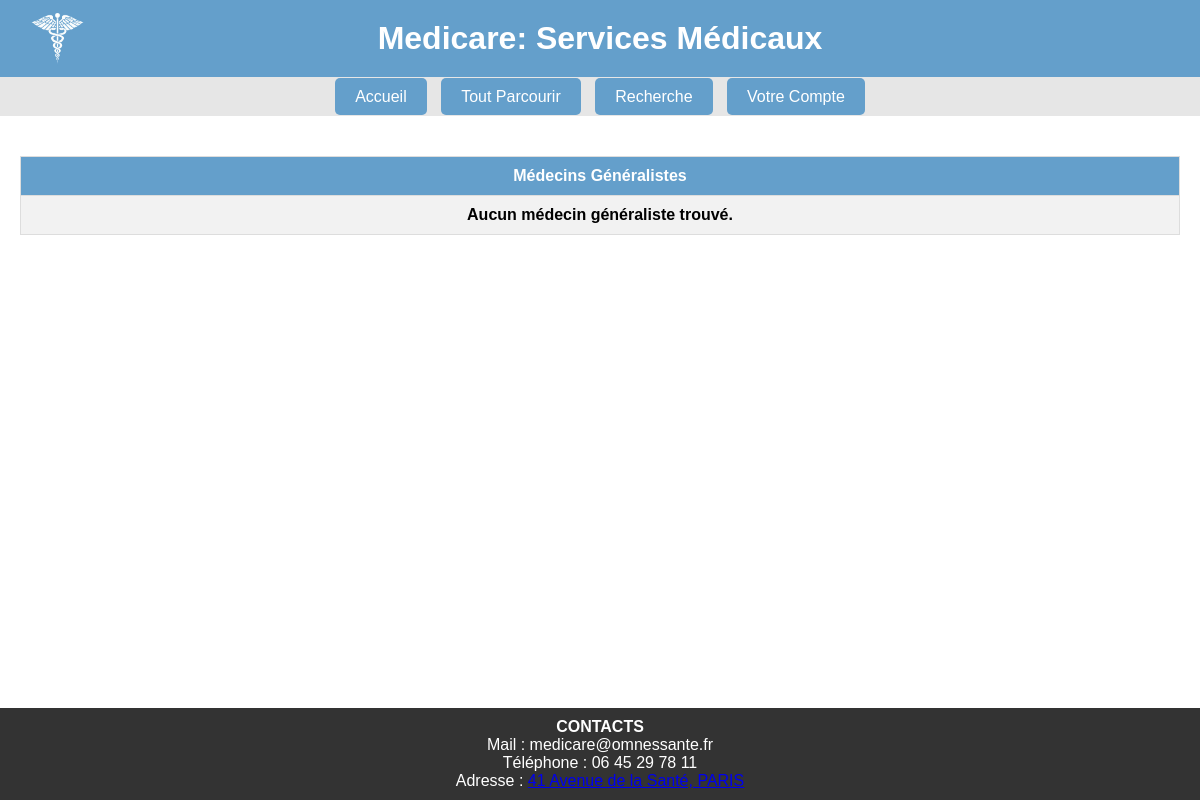
Before: /medecinGeneraliste.php with the older database file.
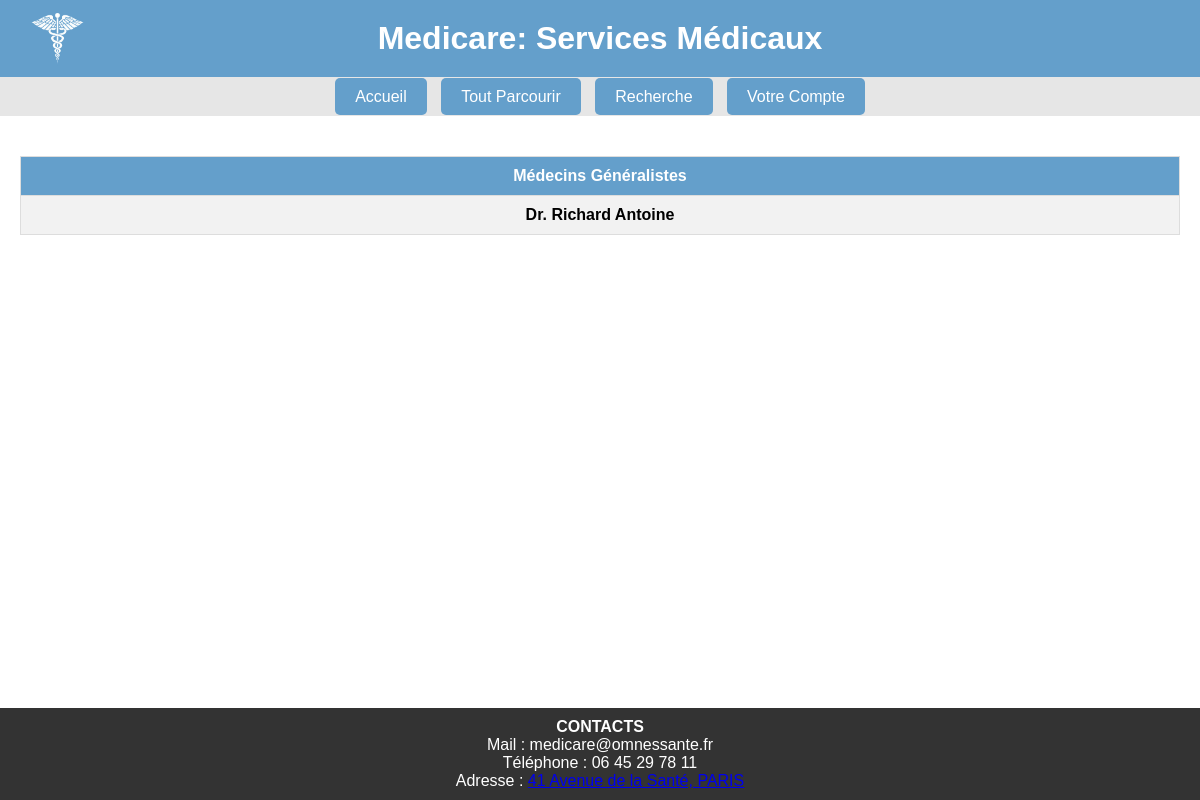
After: the same page with the newer database file.
### tables this page shows
CREATE TABLE IF NOT EXISTS `utilisateur` (
  `Id_U` BIGINT NOT NULL AUTO_INCREMENT,
  `Nom` VARCHAR(255) NOT NULL,
  `Prenom` VARCHAR(255) NOT NULL,
  `Email` VARCHAR(255) NOT NULL,
  `Mdp` CHAR(60) NOT NULL,
  `Telephone` varchar(20) DEFAULT NULL,
  `Type` ENUM('A', 'P', 'M') NOT NULL,
  `Id_texto` VARCHAR(255) DEFAULT NULL,
  `Id_audio` VARCHAR(255) DEFAULT NULL,
  `Id_video` VARCHAR(255) DEFAULT NULL,
  `Date_creation` DATETIME NOT NULL DEFAULT CURRENT_TIMESTAMP,
  PRIMARY KEY (`Id_U`),
  UNIQUE KEY `unique_email` (`Email`)
);

### medecinGeneraliste.php (the view, shortened to what this page needs)
<?php
try {
    $pdo = getDbConnexion();
    $stmt = $pdo->prepare("SELECT utilisateur.Id_U, utilisateur.Nom, utilisateur.Prenom
                           FROM utilisateur
                           INNER JOIN medecin ON utilisateur.Id_U = medecin.Id_U
                           WHERE medecin.Spe = 'Medecin Generaliste'");
    $stmt->execute();
    $medecins = $stmt->fetchAll(PDO::FETCH_ASSOC);
} catch (PDOException $e) {
    echo "Erreur : " . $e->getMessage();
}
?>
<!DOCTYPE html>
<html lang="fr">
<?php include 'header.php'; ?>
<body>
    <div class="wrapper">
        <?php include 'bandeau.php'; ?>
        <main>
            <table>
                <tr>
                    <th>Médecins Généralistes</th>
                </tr>
                <?php if (!empty($medecins)): ?>
                    <?php foreach ($medecins as $medecin): ?>
                        <tr>
                            <td>
                                <a href="ficheMedecin.php?id=<?php echo htmlspecialchars($medecin['Id_U']); ?>">
                                    Dr. <?php echo htmlspecialchars($medecin['Nom']) . ' ' . htmlspecialchars($medecin['Prenom']); ?>
                                </a>
                            </td>
                        </tr>
                    <?php endforeach; ?>
                <?php else: ?>
                    <tr>
                        <td>Aucun médecin généraliste trouvé.</td>
                    </tr>
                <?php endif; ?>
            </table>
        </main>
        <?php include 'footer.php'; ?>
    </div>
</body>
</html>

Changed rows visible on the page:
added utilisateur: Nom "Richard", Prenom "Antoine"
Other visible differences:
text no longer shown: "Aucun médecin généraliste trouvé."
